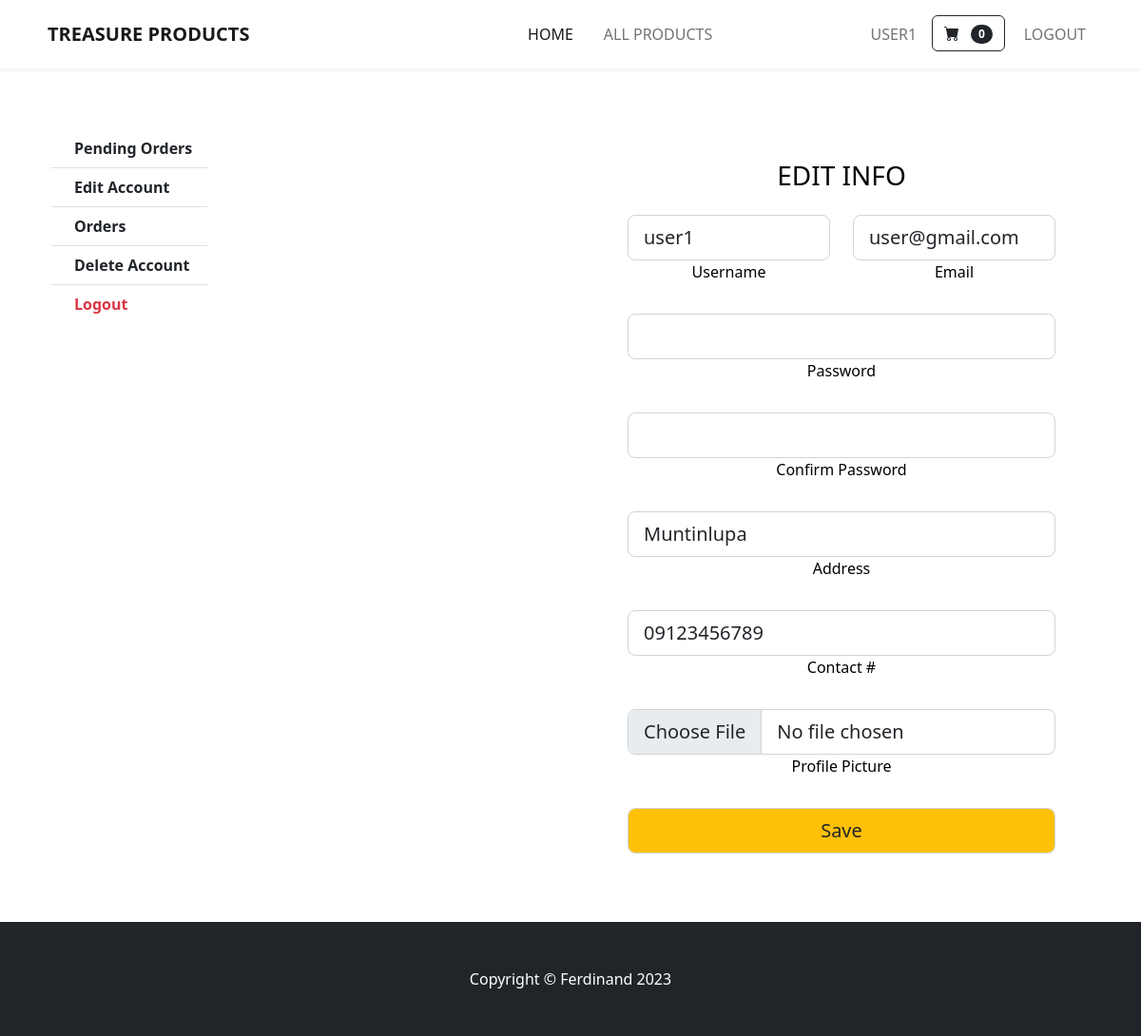
The page /user_area/profile.php?edit_profile (signed in) on the database its author committed.
### tables this page shows
CREATE TABLE IF NOT EXISTS `user_table` (
  `user_id` int NOT NULL AUTO_INCREMENT,
  `username` varchar(255) NOT NULL,
  `user_email` varchar(255) NOT NULL,
  `user_password` varchar(255) NOT NULL,
  `user_image` varchar(255) NOT NULL,
  `user_ip` varchar(255) NOT NULL,
  `user_address` varchar(255) NOT NULL,
  `user_mobile` varchar(20) NOT NULL,
  PRIMARY KEY (`user_id`)
);

### user_area/edit_profile.php (the view, shortened to what this page needs)
<?php
include('../includes/connect.php');
if(isset($_GET['edit_profile'])){
    $user_session_name=$_SESSION['username'];
    $select_query = "select * from `user_table` where username='$user_session_name'";
    $result_query=mysqli_query($con, $select_query);
    $row_fetch=mysqli_fetch_assoc($result_query);
    $username=$row_fetch['username'];
    $user_email=$row_fetch['user_email'];
    $user_address=$row_fetch['user_address'];
    $user_mobile=$row_fetch['user_mobile'];
}
?>
            <div class="card-body p-md-5 text-black">
              <form action="" method="post" enctype="multipart/form-data">
              <h3 class="mb-4 text-uppercase">Edit Info</h3>
              <div class="row">
                <div class="col-md-6 mb-4">
                  <div class="form-outline">
                    <input type="text" id="form3Example1m" class="form-control form-control-lg" name="username" value="<?php echo $username ?>" />
                    <label class="form-label" for="form3Example1m" >Username</label>
                  </div>
                </div>
                <div class="col-md-6 mb-4">
                  <div class="form-outline">
                    <input type="text" id="form3Example1n" class="form-control form-control-lg" name="user_email" value="<?php echo $user_email ?>" />
                    <label class="form-label" for="form3Example1n" >Email</label>
                  </div>
                </div>
              </div>
              <div class="form-outline mb-4">
                <input type="text" id="form3Example8" class="form-control form-control-lg" name="user_password"/>
                <label class="form-label" for="form3Example8" >Password</label>
              </div>
              <div class="form-outline mb-4">
                <input type="text" id="form3Example3" class="form-control form-control-lg" name="conf_user_password" />
                <label class="form-label" for="form3Example3" >Confirm Password</label>
              </div>
              <div class="form-outline mb-4">
                <input type="text" id="form3Example2" class="form-control form-control-lg" name="user_address" value="<?php echo $user_address?>"/>
                <label class="form-label" for="form3Example2" >Address</label>
              </div>
              <div class="form-outline mb-4">
                <input type="text" id="form3Example2" class="form-control form-control-lg" name="user_mobile" value="<?php echo $user_mobile?>"/>
                <label class="form-label" for="form3Example2" >Contact #</label>
              </div>
              <div class="form-outline mb-4">
                <input type="file" id="form3Example2" class="form-control form-control-lg" name="user_image"/>
                <label class="form-label" for="form3Example2" >Profile Picture</label>
              </div>
              <div class="form-outline mb-4">
                <input type="submit" id="form3Example2" class="form-control form-control-lg bg-warning" value="Save" name="user_update"/>
              </div>
              </form>
            </div>

### rows shown on the page
user_table: username "user1", user_email "user@gmail.com", user_address "Muntinlupa", user_mobile "09123456789"

### other values the page prints
$_SESSION['username'] "USER1"
$count_cart_items "0"
